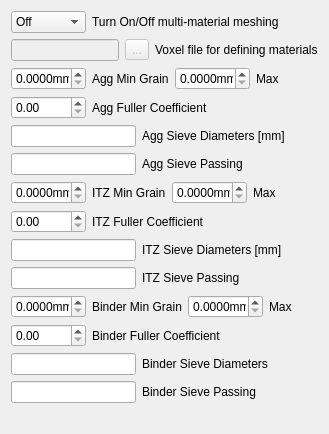
        <widget class="QWidget" name="Page5_ellipsoid">
         <layout class="QGridLayout" name="gridLayout_6">
          <item row="0" column="0">
           <layout class="QHBoxLayout" name="horizontalLayout_22">
            <item>
             <widget class="QComboBox" name="comboBox_6">
              <property name="sizePolicy">
               <sizepolicy hsizetype="Fixed" vsizetype="Fixed">
                <horstretch>0</horstretch>
                <verstretch>0</verstretch>
               </sizepolicy>
              </property>
              <property name="minimumSize">
               <size>
                <width>75</width>
                <height>0</height>
               </size>
              </property>
              <property name="maximumSize">
               <size>
                <width>75</width>
                <height>16777215</height>
               </size>
              </property>
              <item>
               <property name="text">
                <string>Off</string>
               </property>
              </item>
              <item>
               <property name="text">
                <string>On</string>
               </property>
              </item>
             </widget>
            </item>
            <item>
             <widget class="QLabel" name="textLabel2_22">
              <property name="text">
               <string>Turn On/Off multi-material meshing</string>
              </property>
             </widget>
            </item>
           </layout>
          </item>
          <item row="1" column="0" colspan="2">
           <layout class="QHBoxLayout" name="horizontalLayout_23">
            <item>
             <widget class="QLineEdit" name="le_working_dir_5">
              <property name="enabled">
               <bool>false</bool>
              </property>
              <property name="minimumSize">
               <size>
                <width>0</width>
                <height>0</height>
               </size>
              </property>
              <property name="maximumSize">
               <size>
                <width>16777215</width>
                <height>16777215</height>
               </size>
              </property>
              <property name="readOnly">
               <bool>true</bool>
              </property>
             </widget>
            </item>
            <item>
             <widget class="QToolButton" name="readFileButton_5">
              <property name="enabled">
               <bool>false</bool>
              </property>
              <property name="text">
               <string notr="true">...</string>
              </property>
             </widget>
            </item>
            <item>
             <widget class="QLabel" name="textLabel2_23">
              <property name="text">
               <string>Voxel file for defining materials</string>
              </property>
             </widget>
            </item>
           </layout>
          </item>
          <item row="2" column="0" colspan="2">
           <layout class="QHBoxLayout" name="horizontalLayout_24">
            <item>
             <widget class="QDoubleSpinBox" name="doubleSpinBox_15">
              <property name="sizePolicy">
               <sizepolicy hsizetype="Fixed" vsizetype="Fixed">
                <horstretch>0</horstretch>
                <verstretch>0</verstretch>
               </sizepolicy>
              </property>
              <property name="minimumSize">
               <size>
                <width>75</width>
                <height>20</height>
               </size>
              </property>
              <property name="maximumSize">
               <size>
                <width>75</width>
                <height>16777215</height>
               </size>
              </property>
              <property name="suffix">
               <string>mm</string>
              </property>
              <property name="decimals">
               <number>4</number>
              </property>
              <property name="maximum">
               <double>999999.000000000000000</double>
              </property>
             </widget>
            </item>
            <item>
             <widget class="QLabel" name="textLabel2_24">
              <property name="text">
               <string>Agg Min Grain</string>
              </property>
             </widget>
            </item>
            <item>
             <widget class="QDoubleSpinBox" name="doubleSpinBox_16">
              <property name="sizePolicy">
               <sizepolicy hsizetype="Fixed" vsizetype="Fixed">
                <horstretch>0</horstretch>
                <verstretch>0</verstretch>
               </sizepolicy>
              </property>
              <property name="minimumSize">
               <size>
                <width>75</width>
                <height>20</height>
               </size>
              </property>
              <property name="maximumSize">
               <size>
                <width>75</width>
                <height>16777215</height>
               </size>
              </property>
              <property name="suffix">
               <string>mm</string>
              </property>
              <property name="decimals">
               <number>4</number>
              </property>
              <property name="maximum">
               <double>999999.000000000000000</double>
              </property>
             </widget>
            </item>
            <item>
             <widget class="QLabel" name="textLabel2_25">
              <property name="text">
               <string>Max</string>
              </property>
             </widget>
            </item>
           </layout>
          </item>
          <item row="3" column="0">
           <layout class="QHBoxLayout" name="horizontalLayout_25">
            <item>
             <widget class="QDoubleSpinBox" name="doubleSpinBox_17">
              <property name="sizePolicy">
               <sizepolicy hsizetype="Fixed" vsizetype="Fixed">
                <horstretch>0</horstretch>
                <verstretch>0</verstretch>
               </sizepolicy>
              </property>
              <property name="minimumSize">
               <size>
                <width>75</width>
                <height>20</height>
               </size>
              </property>
              <property name="suffix">
               <string/>
              </property>
              <property name="maximum">
               <double>1.000000000000000</double>
              </property>
              <property name="singleStep">
               <double>0.010000000000000</double>
              </property>
             </widget>
            </item>
            <item>
             <widget class="QLabel" name="label_5">
              <property name="text">
               <string>Agg Fuller Coefficient</string>
              </property>
             </widget>
            </item>
           </layout>
          </item>
          <item row="4" column="0" colspan="2">
           <layout class="QHBoxLayout" name="horizontalLayout_26">
            <item>
             <widget class="QLineEdit" name="lineEdit_2">
              <property name="sizePolicy">
               <sizepolicy hsizetype="Fixed" vsizetype="Fixed">
                <horstretch>0</horstretch>
                <verstretch>0</verstretch>
               </sizepolicy>
              </property>
              <property name="minimumSize">
               <size>
                <width>125</width>
                <height>0</height>
               </size>
              </property>
              <property name="maximumSize">
               <size>
                <width>125</width>
                <height>16777215</height>
               </size>
              </property>
              <property name="inputMask">
               <string/>
              </property>
              <property name="placeholderText">
               <string/>
              </property>
             </widget>
            </item>
            <item>
             <widget class="QLabel" name="label_6">
              <property name="text">
               <string>Agg Sieve Diameters [mm]</string>
              </property>
             </widget>
            </item>
           </layout>
          </item>
          <item row="5" column="0" colspan="2">
           <layout class="QHBoxLayout" name="horizontalLayout_27">
            <item>
             <widget class="QLineEdit" name="lineEdit_3">
              <property name="minimumSize">
               <size>
                <width>125</width>
                <height>0</height>
               </size>
              </property>
              <property name="maximumSize">
               <size>
                <width>125</width>
                <height>16777215</height>
               </size>
              </property>
              <property name="inputMask">
               <string/>
              </property>
              <property name="placeholderText">
               <string/>
              </property>
             </widget>
            </item>
            <item>
             <widget class="QLabel" name="label_7">
              <property name="text">
               <string>Agg Sieve Passing</string>
              </property>
             </widget>
            </item>
           </layout>
          </item>
          <item row="6" column="0" colspan="2">
           <layout class="QHBoxLayout" name="horizontalLayout_28">
            <item>
             <widget class="QDoubleSpinBox" name="doubleSpinBox_19">
              <property name="sizePolicy">
               <sizepolicy hsizetype="Fixed" vsizetype="Fixed">
                <horstretch>0</horstretch>
                <verstretch>0</verstretch>
               </sizepolicy>
              </property>
              <property name="minimumSize">
               <size>
                <width>75</width>
                <height>20</height>
               </size>
              </property>
              <property name="maximumSize">
               <size>
                <width>75</width>
                <height>16777215</height>
               </size>
              </property>
              <property name="suffix">
               <string>mm</string>
              </property>
              <property name="decimals">
               <number>4</number>
              </property>
              <property name="maximum">
               <double>999999.000000000000000</double>
              </property>
             </widget>
            </item>
            <item>
             <widget class="QLabel" name="textLabel2_27">
              <property name="text">
               <string>ITZ Min Grain</string>
              </property>
             </widget>
            </item>
            <item>
             <widget class="QDoubleSpinBox" name="doubleSpinBox_20">
              <property name="sizePolicy">
               <sizepolicy hsizetype="Fixed" vsizetype="Fixed">
                <horstretch>0</horstretch>
                <verstretch>0</verstretch>
               </sizepolicy>
              </property>
              <property name="minimumSize">
               <size>
                <width>75</width>
                <height>20</height>
               </size>
              </property>
              <property name="maximumSize">
               <size>
                <width>75</width>
                <height>16777215</height>
               </size>
              </property>
              <property name="suffix">
               <string>mm</string>
              </property>
              <property name="decimals">
               <number>4</number>
              </property>
              <property name="maximum">
               <double>999999.000000000000000</double>
              </property>
             </widget>
            </item>
            <item>
             <widget class="QLabel" name="textLabel2_26">
              <property name="text">
               <string>Max</string>
              </property>
             </widget>
            </item>
           </layout>
          </item>
          <item row="7" column="0">
           <layout class="QHBoxLayout" name="horizontalLayout_29">
            <item>
             <widget class="QDoubleSpinBox" name="doubleSpinBox_18">
              <property name="sizePolicy">
               <sizepolicy hsizetype="Fixed" vsizetype="Fixed">
                <horstretch>0</horstretch>
                <verstretch>0</verstretch>
               </sizepolicy>
              </property>
              <property name="minimumSize">
               <size>
                <width>75</width>
                <height>20</height>
               </size>
              </property>
              <property name="suffix">
               <string/>
              </property>
              <property name="maximum">
               <double>1.000000000000000</double>
              </property>
              <property name="singleStep">
               <double>0.010000000000000</double>
              </property>
             </widget>
            </item>
            <item>
             <widget class="QLabel" name="label_9">
              <property name="text">
               <string>ITZ Fuller Coefficient</string>
              </property>
             </widget>
            </item>
           </layout>
          </item>
          <item row="8" column="0" colspan="2">
           <layout class="QHBoxLayout" name="horizontalLayout_30">
            <item>
             <widget class="QLineEdit" name="lineEdit_5">
              <property name="sizePolicy">
               <sizepolicy hsizetype="Fixed" vsizetype="Fixed">
                <horstretch>0</horstretch>
                <verstretch>0</verstretch>
               </sizepolicy>
              </property>
              <property name="minimumSize">
               <size>
                <width>125</width>
                <height>0</height>
               </size>
              </property>
              <property name="maximumSize">
               <size>
                <width>125</width>
                <height>16777215</height>
               </size>
              </property>
              <property name="inputMask">
               <string/>
              </property>
              <property name="placeholderText">
               <string/>
              </property>
             </widget>
            </item>
            <item>
             <widget class="QLabel" name="label_8">
              <property name="text">
               <string>ITZ Sieve Diameters [mm]</string>
              </property>
             </widget>
            </item>
           </layout>
          </item>
          <item row="9" column="0" colspan="2">
           <layout class="QHBoxLayout" name="horizontalLayout_31">
            <item>
             <widget class="QLineEdit" name="lineEdit_4">
              <property name="minimumSize">
               <size>
                <width>125</width>
                <height>0</height>
               </size>
              </property>
              <property name="maximumSize">
               <size>
                <width>125</width>
                <height>16777215</height>
               </size>
              </property>
              <property name="inputMask">
               <string/>
              </property>
              <property name="placeholderText">
               <string/>
              </property>
             </widget>
            </item>
            <item>
             <widget class="QLabel" name="label_10">
              <property name="text">
               <string>ITZ Sieve Passing</string>
              </property>
             </widget>
            </item>
           </layout>
          </item>
          <item row="10" column="0" colspan="2">
           <layout class="QHBoxLayout" name="horizontalLayout_32">
            <item>
             <widget class="QDoubleSpinBox" name="doubleSpinBox_22">
              <property name="sizePolicy">
               <sizepolicy hsizetype="Fixed" vsizetype="Fixed">
                <horstretch>0</horstretch>
                <verstretch>0</verstretch>
               </sizepolicy>
              </property>
              <property name="minimumSize">
               <size>
                <width>75</width>
                <height>20</height>
               </size>
              </property>
              <property name="maximumSize">
               <size>
                <width>75</width>
                <height>16777215</height>
               </size>
              </property>
              <property name="suffix">
               <string>mm</string>
              </property>
              <property name="decimals">
               <number>4</number>
              </property>
              <property name="maximum">
               <double>999999.000000000000000</double>
              </property>
             </widget>
            </item>
            <item>
             <widget class="QLabel" name="textLabel2_29">
              <property name="text">
               <string>Binder Min Grain</string>
              </property>
             </widget>
            </item>
            <item>
             <widget class="QDoubleSpinBox" name="doubleSpinBox_23">
              <property name="sizePolicy">
               <sizepolicy hsizetype="Fixed" vsizetype="Fixed">
                <horstretch>0</horstretch>
                <verstretch>0</verstretch>
               </sizepolicy>
              </property>
              <property name="minimumSize">
               <size>
                <width>75</width>
                <height>20</height>
               </size>
              </property>
              <property name="maximumSize">
               <size>
                <width>75</width>
                <height>16777215</height>
               </size>
              </property>
              <property name="suffix">
               <string>mm</string>
              </property>
              <property name="decimals">
               <number>4</number>
              </property>
              <property name="maximum">
               <double>999999.000000000000000</double>
              </property>
             </widget>
            </item>
            <item>
             <widget class="QLabel" name="textLabel2_28">
              <property name="text">
               <string>Max</string>
              </property>
             </widget>
            </item>
           </layout>
          </item>
          <item row="11" column="0">
           <layout class="QHBoxLayout" name="horizontalLayout_33">
            <item>
             <widget class="QDoubleSpinBox" name="doubleSpinBox_21">
              <property name="sizePolicy">
               <sizepolicy hsizetype="Fixed" vsizetype="Fixed">
                <horstretch>0</horstretch>
                <verstretch>0</verstretch>
               </sizepolicy>
              </property>
              <property name="minimumSize">
               <size>
                <width>75</width>
                <height>20</height>
               </size>
              </property>
              <property name="suffix">
               <string/>
              </property>
              <property name="maximum">
               <double>1.000000000000000</double>
              </property>
              <property name="singleStep">
               <double>0.010000000000000</double>
              </property>
             </widget>
            </item>
            <item>
             <widget class="QLabel" name="label_12">
              <property name="text">
               <string>Binder Fuller Coefficient</string>
              </property>
             </widget>
            </item>
           </layout>
          </item>
          <item row="12" column="0" colspan="2">
           <layout class="QHBoxLayout" name="horizontalLayout_34">
            <item>
             <widget class="QLineEdit" name="lineEdit_7">
              <property name="sizePolicy">
               <sizepolicy hsizetype="Fixed" vsizetype="Fixed">
                <horstretch>0</horstretch>
                <verstretch>0</verstretch>
               </sizepolicy>
              </property>
              <property name="minimumSize">
               <size>
                <width>125</width>
                <height>0</height>
               </size>
              </property>
              <property name="maximumSize">
               <size>
                <width>125</width>
                <height>16777215</height>
               </size>
              </property>
              <property name="inputMask">
               <string/>
              </property>
              <property name="placeholderText">
               <string/>
              </property>
             </widget>
            </item>
            <item>
             <widget class="QLabel" name="label_11">
              <property name="text">
               <string>Binder Sieve Diameters</string>
              </property>
             </widget>
            </item>
           </layout>
          </item>
          <item row="13" column="0" colspan="2">
           <layout class="QHBoxLayout" name="horizontalLayout_35">
            <item>
             <widget class="QLineEdit" name="lineEdit_6">
              <property name="minimumSize">
               <size>
                <width>125</width>
                <height>0</height>
               </size>
              </property>
              <property name="maximumSize">
               <size>
                <width>125</width>
                <height>16777215</height>
               </size>
              </property>
              <property name="inputMask">
               <string/>
              </property>
              <property name="placeholderText">
               <string/>
              </property>
             </widget>
            </item>
            <item>
             <widget class="QLabel" name="label_13">
              <property name="text">
               <string>Binder Sieve Passing</string>
              </property>
             </widget>
            </item>
           </layout>
          </item>
          <item row="14" column="1">
           <spacer>
            <property name="orientation">
             <enum>Qt::Vertical</enum>
            </property>
            <property name="sizeHint" stdset="0">
             <size>
              <width>20</width>
              <height>20</height>
             </size>
            </property>
           </spacer>
          </item>
         </layout>
        </widget>
